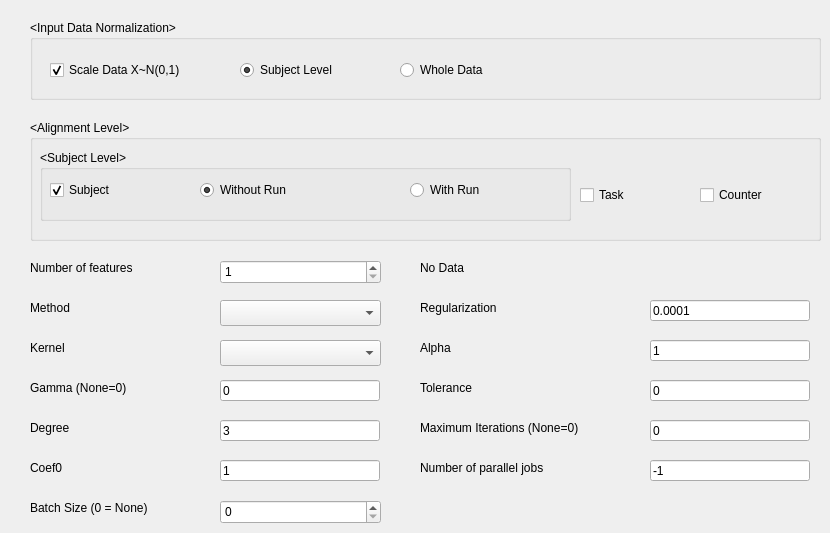
   <widget class="QWidget" name="tab_2">
    <attribute name="title">
     <string>Parameters</string>
    </attribute>
    <widget class="QGroupBox" name="groupBox">
     <property name="geometry">
      <rect>
       <x>30</x>
       <y>20</y>
       <width>791</width>
       <height>80</height>
      </rect>
     </property>
     <property name="title">
      <string>&lt;Input Data Normalization&gt;</string>
     </property>
     <widget class="QCheckBox" name="cbScale">
      <property name="geometry">
       <rect>
        <x>20</x>
        <y>40</y>
        <width>191</width>
        <height>20</height>
       </rect>
      </property>
      <property name="text">
       <string>Scale Data X~N(0,1)</string>
      </property>
      <property name="checked">
       <bool>true</bool>
      </property>
     </widget>
     <widget class="QRadioButton" name="rbScale">
      <property name="geometry">
       <rect>
        <x>210</x>
        <y>40</y>
        <width>161</width>
        <height>20</height>
       </rect>
      </property>
      <property name="text">
       <string>Subject Level</string>
      </property>
      <property name="checked">
       <bool>true</bool>
      </property>
     </widget>
     <widget class="QRadioButton" name="radioButton">
      <property name="geometry">
       <rect>
        <x>370</x>
        <y>40</y>
        <width>131</width>
        <height>20</height>
       </rect>
      </property>
      <property name="text">
       <string>Whole Data</string>
      </property>
     </widget>
    </widget>
    <widget class="QGroupBox" name="groupBox_2">
     <property name="geometry">
      <rect>
       <x>30</x>
       <y>120</y>
       <width>791</width>
       <height>121</height>
      </rect>
     </property>
     <property name="title">
      <string>&lt;Alignment Level&gt;</string>
     </property>
     <widget class="QCheckBox" name="cbFTask">
      <property name="geometry">
       <rect>
        <x>550</x>
        <y>65</y>
        <width>111</width>
        <height>20</height>
       </rect>
      </property>
      <property name="text">
       <string>Task</string>
      </property>
     </widget>
     <widget class="QCheckBox" name="cbFCounter">
      <property name="geometry">
       <rect>
        <x>670</x>
        <y>65</y>
        <width>111</width>
        <height>20</height>
       </rect>
      </property>
      <property name="text">
       <string>Counter</string>
      </property>
     </widget>
     <widget class="QGroupBox" name="groupBox_3">
      <property name="geometry">
       <rect>
        <x>10</x>
        <y>30</y>
        <width>531</width>
        <height>71</height>
       </rect>
      </property>
      <property name="title">
       <string>&lt;Subject Level&gt;</string>
      </property>
      <widget class="QCheckBox" name="cbFSubject">
       <property name="geometry">
        <rect>
         <x>10</x>
         <y>30</y>
         <width>130</width>
         <height>20</height>
        </rect>
       </property>
       <property name="text">
        <string>Subject</string>
       </property>
       <property name="checked">
        <bool>true</bool>
       </property>
      </widget>
      <widget class="QRadioButton" name="radioButton_2">
       <property name="geometry">
        <rect>
         <x>160</x>
         <y>30</y>
         <width>201</width>
         <height>20</height>
        </rect>
       </property>
       <property name="text">
        <string>Without Run</string>
       </property>
       <property name="checked">
        <bool>true</bool>
       </property>
      </widget>
      <widget class="QRadioButton" name="rbFRun">
       <property name="geometry">
        <rect>
         <x>370</x>
         <y>30</y>
         <width>141</width>
         <height>20</height>
        </rect>
       </property>
       <property name="text">
        <string>With Run</string>
       </property>
      </widget>
     </widget>
    </widget>
    <widget class="QLabel" name="label_11">
     <property name="geometry">
      <rect>
       <x>420</x>
       <y>300</y>
       <width>221</width>
       <height>16</height>
      </rect>
     </property>
     <property name="text">
      <string>Regularization</string>
     </property>
    </widget>
    <widget class="QLineEdit" name="txtRegularization">
     <property name="geometry">
      <rect>
       <x>650</x>
       <y>300</y>
       <width>160</width>
       <height>21</height>
      </rect>
     </property>
     <property name="text">
      <string>0.0001</string>
     </property>
    </widget>
    <widget class="QLabel" name="lblFeaNum">
     <property name="geometry">
      <rect>
       <x>420</x>
       <y>260</y>
       <width>191</width>
       <height>16</height>
      </rect>
     </property>
     <property name="text">
      <string>No Data</string>
     </property>
    </widget>
    <widget class="QLabel" name="label_4">
     <property name="geometry">
      <rect>
       <x>30</x>
       <y>260</y>
       <width>221</width>
       <height>16</height>
      </rect>
     </property>
     <property name="text">
      <string>Number of features</string>
     </property>
    </widget>
    <widget class="QSpinBox" name="txtNumFea">
     <property name="geometry">
      <rect>
       <x>220</x>
       <y>260</y>
       <width>161</width>
       <height>24</height>
      </rect>
     </property>
     <property name="minimum">
      <number>1</number>
     </property>
    </widget>
    <widget class="QComboBox" name="cbMethod">
     <property name="geometry">
      <rect>
       <x>220</x>
       <y>300</y>
       <width>161</width>
       <height>26</height>
      </rect>
     </property>
    </widget>
    <widget class="QLabel" name="label_21">
     <property name="geometry">
      <rect>
       <x>30</x>
       <y>300</y>
       <width>231</width>
       <height>16</height>
      </rect>
     </property>
     <property name="text">
      <string>Method</string>
     </property>
    </widget>
    <widget class="QComboBox" name="cbKernel">
     <property name="geometry">
      <rect>
       <x>220</x>
       <y>340</y>
       <width>161</width>
       <height>26</height>
      </rect>
     </property>
    </widget>
    <widget class="QLineEdit" name="txtCoef0">
     <property name="geometry">
      <rect>
       <x>220</x>
       <y>460</y>
       <width>160</width>
       <height>21</height>
      </rect>
     </property>
     <property name="text">
      <string>1</string>
     </property>
    </widget>
    <widget class="QLineEdit" name="txtDegree">
     <property name="geometry">
      <rect>
       <x>220</x>
       <y>420</y>
       <width>160</width>
       <height>21</height>
      </rect>
     </property>
     <property name="text">
      <string>3</string>
     </property>
    </widget>
    <widget class="QLabel" name="label_14">
     <property name="geometry">
      <rect>
       <x>30</x>
       <y>380</y>
       <width>221</width>
       <height>16</height>
      </rect>
     </property>
     <property name="text">
      <string>Gamma (None=0)</string>
     </property>
    </widget>
    <widget class="QLabel" name="label_18">
     <property name="geometry">
      <rect>
       <x>30</x>
       <y>340</y>
       <width>231</width>
       <height>16</height>
      </rect>
     </property>
     <property name="text">
      <string>Kernel</string>
     </property>
    </widget>
    <widget class="QLineEdit" name="txtGamma">
     <property name="geometry">
      <rect>
       <x>220</x>
       <y>380</y>
       <width>160</width>
       <height>21</height>
      </rect>
     </property>
     <property name="text">
      <string>0</string>
     </property>
    </widget>
    <widget class="QLabel" name="label_20">
     <property name="geometry">
      <rect>
       <x>30</x>
       <y>460</y>
       <width>231</width>
       <height>16</height>
      </rect>
     </property>
     <property name="text">
      <string>Coef0</string>
     </property>
    </widget>
    <widget class="QLabel" name="label_15">
     <property name="geometry">
      <rect>
       <x>30</x>
       <y>420</y>
       <width>231</width>
       <height>16</height>
      </rect>
     </property>
     <property name="text">
      <string>Degree</string>
     </property>
    </widget>
    <widget class="QLabel" name="label_13">
     <property name="geometry">
      <rect>
       <x>420</x>
       <y>460</y>
       <width>231</width>
       <height>16</height>
      </rect>
     </property>
     <property name="text">
      <string>Number of parallel jobs</string>
     </property>
    </widget>
    <widget class="QLabel" name="label_19">
     <property name="geometry">
      <rect>
       <x>420</x>
       <y>380</y>
       <width>221</width>
       <height>16</height>
      </rect>
     </property>
     <property name="text">
      <string>Tolerance</string>
     </property>
    </widget>
    <widget class="QLabel" name="label_16">
     <property name="geometry">
      <rect>
       <x>420</x>
       <y>340</y>
       <width>231</width>
       <height>16</height>
      </rect>
     </property>
     <property name="text">
      <string>Alpha</string>
     </property>
    </widget>
    <widget class="QLineEdit" name="txtTole">
     <property name="geometry">
      <rect>
       <x>650</x>
       <y>380</y>
       <width>160</width>
       <height>21</height>
      </rect>
     </property>
     <property name="text">
      <string>0</string>
     </property>
    </widget>
    <widget class="QLineEdit" name="txtMaxIter">
     <property name="geometry">
      <rect>
       <x>650</x>
       <y>420</y>
       <width>160</width>
       <height>21</height>
      </rect>
     </property>
     <property name="text">
      <string>0</string>
     </property>
    </widget>
    <widget class="QLabel" name="label_22">
     <property name="geometry">
      <rect>
       <x>420</x>
       <y>420</y>
       <width>231</width>
       <height>16</height>
      </rect>
     </property>
     <property name="text">
      <string>Maximum Iterations (None=0)</string>
     </property>
    </widget>
    <widget class="QLineEdit" name="txtJobs">
     <property name="geometry">
      <rect>
       <x>650</x>
       <y>460</y>
       <width>160</width>
       <height>21</height>
      </rect>
     </property>
     <property name="text">
      <string>-1</string>
     </property>
    </widget>
    <widget class="QSpinBox" name="txtBatch">
     <property name="geometry">
      <rect>
       <x>220</x>
       <y>500</y>
       <width>161</width>
       <height>24</height>
      </rect>
     </property>
     <property name="minimum">
      <number>0</number>
     </property>
     <property name="maximum">
      <number>999999999</number>
     </property>
     <property name="value">
      <number>0</number>
     </property>
    </widget>
    <widget class="QLineEdit" name="txtAlpha">
     <property name="geometry">
      <rect>
       <x>650</x>
       <y>340</y>
       <width>160</width>
       <height>21</height>
      </rect>
     </property>
     <property name="text">
      <string>1</string>
     </property>
    </widget>
    <widget class="QLabel" name="label_23">
     <property name="geometry">
      <rect>
       <x>30</x>
       <y>500</y>
       <width>171</width>
       <height>16</height>
      </rect>
     </property>
     <property name="text">
      <string>Batch Size (0 = None) </string>
     </property>
    </widget>
   </widget>
